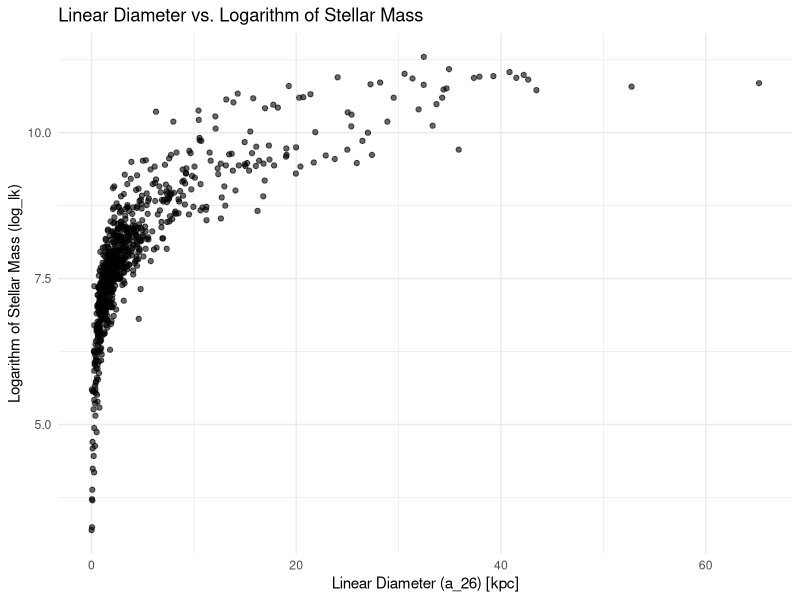
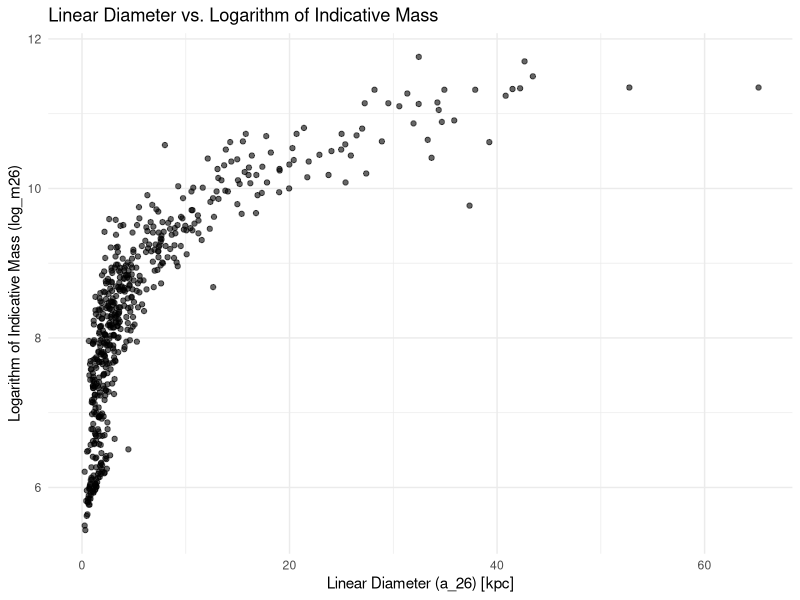
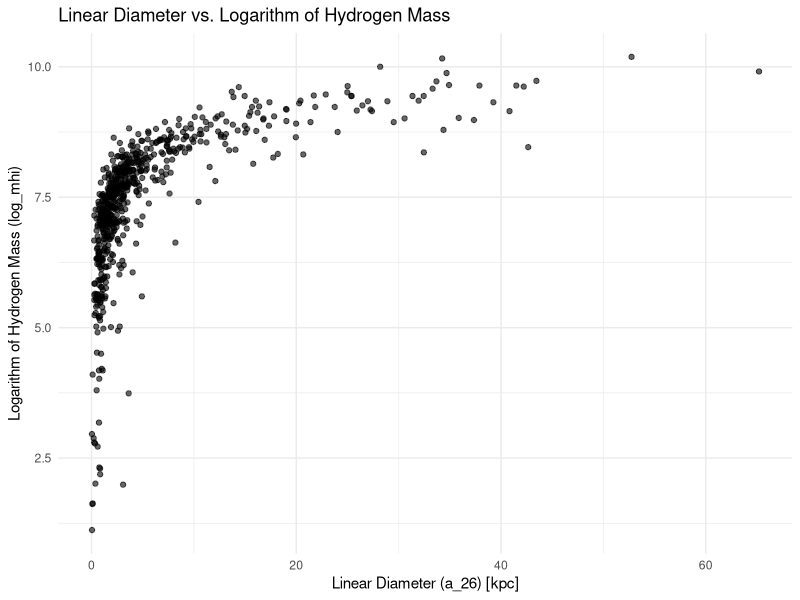

Write the R code that produced these figures, in order.
# Required Libraries
install.packages(c("ggplot2", "dplyr"))
library(ggplot2)
library(dplyr)

# Load the data
data <- read.csv("processed_data.csv")

# Convert '<' values in log_mhi to numeric
data$log_mhi <- as.numeric(gsub("<", "", data$log_mhi))

# Scatter plot of a_26 against log_lk
ggplot(data, aes(x = a_26, y = log_lk)) +
  geom_point(alpha=0.6) +
  ggtitle("Linear Diameter vs. Logarithm of Stellar Mass") +
  xlab("Linear Diameter (a_26) [kpc]") +
  ylab("Logarithm of Stellar Mass (log_lk)") +
  theme_minimal()

# Scatter plot of a_26 against log_m26
ggplot(data, aes(x = a_26, y = log_m26)) +
  geom_point(alpha=0.6) +
  ggtitle("Linear Diameter vs. Logarithm of Indicative Mass") +
  xlab("Linear Diameter (a_26) [kpc]") +
  ylab("Logarithm of Indicative Mass (log_m26)") +
  theme_minimal()

# Scatter plot of a_26 against log_mhi
ggplot(data, aes(x = a_26, y = log_mhi)) +
  geom_point(alpha=0.6) +
  ggtitle("Linear Diameter vs. Logarithm of Hydrogen Mass") +
  xlab("Linear Diameter (a_26) [kpc]") +
  ylab("Logarithm of Hydrogen Mass (log_mhi)") +
  theme_minimal()

